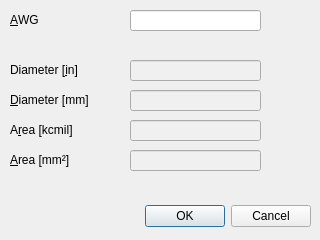
<?xml version="1.0" encoding="UTF-8"?>
<ui version="4.0">
 <class>awg_to_mm2_dialog</class>
 <widget class="QDialog" name="awg_to_mm2_dialog">
  <property name="geometry">
   <rect>
    <x>0</x>
    <y>0</y>
    <width>320</width>
    <height>240</height>
   </rect>
  </property>
  <property name="windowTitle">
   <string>American wire gauge (AWG) to mm²</string>
  </property>
  <widget class="QDialogButtonBox" name="buttonBox">
   <property name="geometry">
    <rect>
     <x>10</x>
     <y>200</y>
     <width>301</width>
     <height>32</height>
    </rect>
   </property>
   <property name="orientation">
    <enum>Qt::Orientation::Horizontal</enum>
   </property>
   <property name="standardButtons">
    <set>QDialogButtonBox::StandardButton::Cancel|QDialogButtonBox::StandardButton::Ok</set>
   </property>
  </widget>
  <widget class="QLabel" name="label">
   <property name="geometry">
    <rect>
     <x>10</x>
     <y>12</y>
     <width>49</width>
     <height>16</height>
    </rect>
   </property>
   <property name="text">
    <string>&amp;AWG</string>
   </property>
   <property name="buddy">
    <cstring>awgLineEdit</cstring>
   </property>
  </widget>
  <widget class="DotLineEdit" name="awgLineEdit">
   <property name="geometry">
    <rect>
     <x>130</x>
     <y>10</y>
     <width>131</width>
     <height>21</height>
    </rect>
   </property>
  </widget>
  <widget class="QLabel" name="label_2">
   <property name="geometry">
    <rect>
     <x>10</x>
     <y>62</y>
     <width>91</width>
     <height>16</height>
    </rect>
   </property>
   <property name="text">
    <string>Diameter [&amp;in]</string>
   </property>
   <property name="buddy">
    <cstring>diameterInchLineEdit</cstring>
   </property>
  </widget>
  <widget class="QLineEdit" name="diameterInchLineEdit">
   <property name="geometry">
    <rect>
     <x>130</x>
     <y>60</y>
     <width>131</width>
     <height>21</height>
    </rect>
   </property>
   <property name="styleSheet">
    <string notr="true">QLineEdit:read-only {
    background-color: #f0f0f0;
    color: #333333;
}</string>
   </property>
   <property name="readOnly">
    <bool>true</bool>
   </property>
  </widget>
  <widget class="QLabel" name="label_3">
   <property name="geometry">
    <rect>
     <x>10</x>
     <y>92</y>
     <width>111</width>
     <height>16</height>
    </rect>
   </property>
   <property name="text">
    <string>&amp;Diameter [mm]</string>
   </property>
   <property name="buddy">
    <cstring>diameterMmLineEdit</cstring>
   </property>
  </widget>
  <widget class="QLineEdit" name="diameterMmLineEdit">
   <property name="geometry">
    <rect>
     <x>130</x>
     <y>90</y>
     <width>131</width>
     <height>21</height>
    </rect>
   </property>
   <property name="styleSheet">
    <string notr="true">QLineEdit:read-only {
    background-color: #f0f0f0;
    color: #333333;
}</string>
   </property>
   <property name="readOnly">
    <bool>true</bool>
   </property>
  </widget>
  <widget class="QLabel" name="label_4">
   <property name="geometry">
    <rect>
     <x>10</x>
     <y>122</y>
     <width>101</width>
     <height>16</height>
    </rect>
   </property>
   <property name="text">
    <string>A&amp;rea [kcmil]</string>
   </property>
   <property name="buddy">
    <cstring>areaKcmilLineEdit</cstring>
   </property>
  </widget>
  <widget class="QLineEdit" name="areaKcmilLineEdit">
   <property name="geometry">
    <rect>
     <x>130</x>
     <y>120</y>
     <width>131</width>
     <height>21</height>
    </rect>
   </property>
   <property name="styleSheet">
    <string notr="true">QLineEdit:read-only {
    background-color: #f0f0f0;
    color: #333333;
}</string>
   </property>
   <property name="readOnly">
    <bool>true</bool>
   </property>
  </widget>
  <widget class="QLabel" name="label_5">
   <property name="geometry">
    <rect>
     <x>10</x>
     <y>152</y>
     <width>111</width>
     <height>16</height>
    </rect>
   </property>
   <property name="text">
    <string>&amp;Area [mm²]</string>
   </property>
   <property name="buddy">
    <cstring>areaMm2LineEdit</cstring>
   </property>
  </widget>
  <widget class="QLineEdit" name="areaMm2LineEdit">
   <property name="geometry">
    <rect>
     <x>130</x>
     <y>150</y>
     <width>131</width>
     <height>21</height>
    </rect>
   </property>
   <property name="styleSheet">
    <string notr="true">QLineEdit:read-only {
    background-color: #f0f0f0;
    color: #333333;
}</string>
   </property>
   <property name="readOnly">
    <bool>true</bool>
   </property>
  </widget>
 </widget>
 <customwidgets>
  <customwidget>
   <class>DotLineEdit</class>
   <extends>QLineEdit</extends>
   <header>.dot_line_edit</header>
  </customwidget>
 </customwidgets>
 <resources/>
 <connections>
  <connection>
   <sender>buttonBox</sender>
   <signal>accepted()</signal>
   <receiver>awg_to_mm2_dialog</receiver>
   <slot>accept()</slot>
   <hints>
    <hint type="sourcelabel">
     <x>248</x>
     <y>254</y>
    </hint>
    <hint type="destinationlabel">
     <x>157</x>
     <y>274</y>
    </hint>
   </hints>
  </connection>
  <connection>
   <sender>buttonBox</sender>
   <signal>rejected()</signal>
   <receiver>awg_to_mm2_dialog</receiver>
   <slot>reject()</slot>
   <hints>
    <hint type="sourcelabel">
     <x>316</x>
     <y>260</y>
    </hint>
    <hint type="destinationlabel">
     <x>286</x>
     <y>274</y>
    </hint>
   </hints>
  </connection>
 </connections>
</ui>
